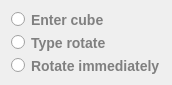
  <widget class="QWidget" name="verticalLayoutWidget">
   <property name="geometry">
    <rect>
     <x>1050</x>
     <y>290</y>
     <width>161</width>
     <height>80</height>
    </rect>
   </property>
   <layout class="QVBoxLayout" name="Choose_mode">
    <item>
     <widget class="QRadioButton" name="enter_cube">
      <property name="cursor">
       <cursorShape>PointingHandCursor</cursorShape>
      </property>
      <property name="styleSheet">
       <string notr="true">QRadioButton{
  color: gray;
  font-size: 14px;
  font-weight: bold;
  border: none;
  text-align: center;
}

QRadioButton:pressed {
    color: green;
}</string>
      </property>
      <property name="text">
       <string>Enter cube</string>
      </property>
     </widget>
    </item>
    <item>
     <widget class="QRadioButton" name="type_rotate">
      <property name="cursor">
       <cursorShape>PointingHandCursor</cursorShape>
      </property>
      <property name="styleSheet">
       <string notr="true">QRadioButton{
  color: gray;
  font-size: 14px;
  font-weight: bold;
  border: none;
  text-align: center;
}

QRadioButton:pressed {
    color: green;
}</string>
      </property>
      <property name="text">
       <string>Type rotate</string>
      </property>
     </widget>
    </item>
    <item>
     <widget class="QRadioButton" name="rotate_immediately">
      <property name="cursor">
       <cursorShape>PointingHandCursor</cursorShape>
      </property>
      <property name="styleSheet">
       <string notr="true">QRadioButton{
  color: gray;
  font-size: 14px;
  font-weight: bold;
  border: none;
  text-align: center;
}

QRadioButton:pressed {
    color: green;
}</string>
      </property>
      <property name="text">
       <string>Rotate immediately</string>
      </property>
     </widget>
    </item>
   </layout>
  </widget>
